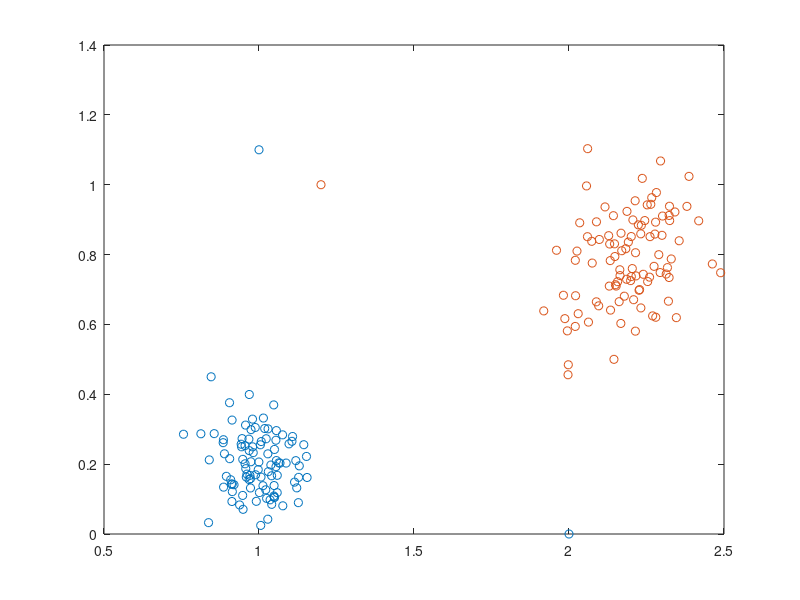

MATLAB code to generate this figure: (Note: this script raises an error after producing the figure.)
clc
clear
close
%% Create Data
Number=100;
mu = [1 .2];
sigma = [.006 -.001; .001 .006];
R = chol(sigma);
z1 = repmat(mu,Number,1) + randn(Number,2)*R;
mu = [2.2 .8];
sigma = [.02 .01; -.01 .02];
R = chol(sigma);
z2 = repmat(mu,Number,1) + randn(Number,2)*R;
%% add outlier
z2(end,:)=[1.2,1];
z1(end,:)=[1,1.1];
z1(end-1,:)=[2,0];
%% plot
plot(z1(:,1),z1(:,2),'o')
hold on
plot(z2(:,1),z2(:,2),'o')
%%
X=[z1;z2];
indexOutlier=OutlierDetectionAlgorithm(X,.01,21,3);
plot(X(indexOutlier,1),X(indexOutlier,2),'*k')
